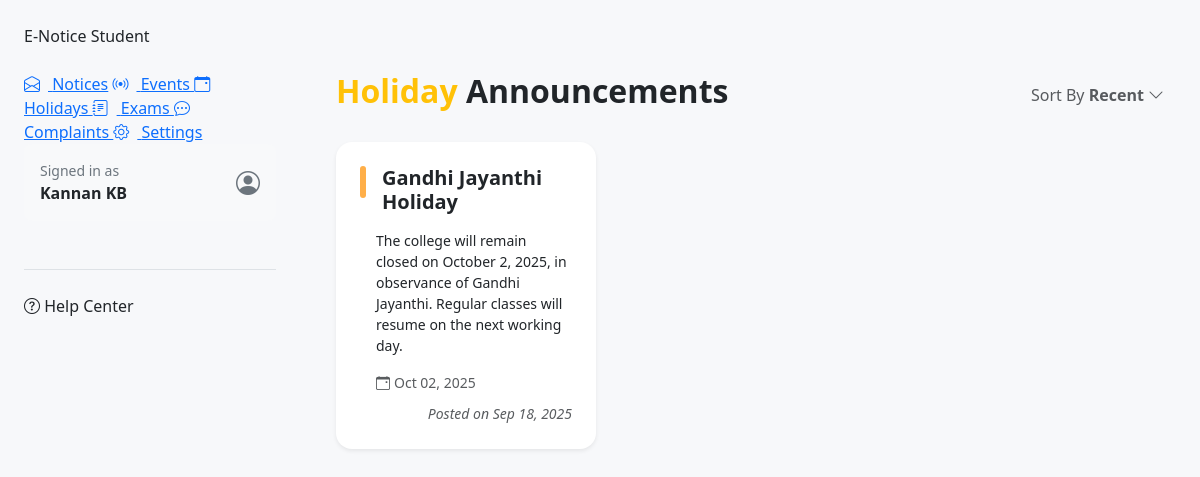
The page /user/holiday.php (signed in) on the database its author committed.
### tables this page shows
CREATE TABLE IF NOT EXISTS `holidays` (
  `id` int NOT NULL AUTO_INCREMENT,
  `title` varchar(255) NOT NULL,
  `description` text NOT NULL,
  `holiday_date` date DEFAULT NULL,
  `start_date` date DEFAULT NULL,
  `end_date` date DEFAULT NULL,
  `department` varchar(100) NOT NULL,
  `target` enum('students','teachers','all') NOT NULL DEFAULT 'all',
  `status` enum('active','inactive') NOT NULL DEFAULT 'active',
  `posted_at` timestamp NULL DEFAULT CURRENT_TIMESTAMP,
  PRIMARY KEY (`id`)
);

### user/holiday.php (the view, shortened to what this page needs)
<?php
include '../db/connection.php';
$user_id   = $_SESSION['user_id'];
$userRole  = $_SESSION['role'];
$userDept = null;
if ($userRole === 'student') {
    $result = mysqli_query($conn, "SELECT department FROM students WHERE user_id = $user_id LIMIT 1");
    if ($result && mysqli_num_rows($result) > 0) {
        $userDept = mysqli_fetch_assoc($result)['department'];
    }
} elseif ($userRole === 'teacher') {
    $result = mysqli_query($conn, "SELECT department FROM teachers WHERE user_id = $user_id LIMIT 1");
    if ($result && mysqli_num_rows($result) > 0) {
        $userDept = mysqli_fetch_assoc($result)['department'];
    }
}
$today = date('Y-m-d');
mysqli_query($conn, "
    UPDATE holidays
    SET status = 'inactive'
    WHERE status = 'active'
      AND (
          (end_date IS NOT NULL AND end_date < '$today')
          OR (holiday_date IS NOT NULL AND holiday_date < '$today')
      )
");
$holidaysSql = "
    SELECT * FROM holidays
    WHERE (department = '$userDept' OR department = 'All' OR department IS NULL)
      AND status = 'active'
    ORDER BY posted_at DESC
";
$holidaysResult = mysqli_query($conn, $holidaysSql);
?>
<!DOCTYPE html>
<html lang="en">
<head>
    <link href="https://cdn.jsdelivr.net/npm/bootstrap@5.3.2/dist/css/bootstrap.min.css" rel="stylesheet" />
    <link href="https://cdn.jsdelivr.net/npm/bootstrap-icons@1.10.5/font/bootstrap-icons.css" rel="stylesheet" />
    <link rel="stylesheet" href="./assets/css/style.css">
</head>
<body>
    <div class="container-fluid">
        <div class="row">
            <?php
            require './common/sidebar.php';
            ?>
            <div class="col-lg-9 py-5 px-4">
                <div class="container py-4">
                    <div class="d-flex justify-content-between align-items-center mb-4">
                        <h2 class="fw-bold"><span class="text-warning">Holiday</span> Announcements</h2>
                        <div class="text-muted" style="font-size: 1rem;">
                            Sort By <b>Recent <i class="bi bi-chevron-down"></i></b>
                        </div>
                    </div>
                    <div class="row g-4">
                        <?php
                        if ($holidaysResult && mysqli_num_rows($holidaysResult) > 0) {
                            while ($holiday = mysqli_fetch_assoc($holidaysResult)) {
                        ?>
                                <div class="col-sm-6 col-lg-4">
                                    <div class="project-card shadow-sm rounded-4 bg-white p-4 h-100 d-flex flex-column">
                                        <div class="d-flex align-items-start mb-3">
                                            <span class="project-accent me-3" style="background:#ffaf49"></span>
                                            <h5 class="fw-semibold mb-0 flex-grow-1">
                                                <?= htmlspecialchars($holiday['title']) ?>
                                            </h5>
                                        </div>
                                        <p class="text-dark small flex-grow-1 ps-3 mb-3">
                                            <?= nl2br(htmlspecialchars($holiday['description'])) ?>
                                        </p>
                                        <div class="d-flex align-items-center ps-3 text-muted small mb-2">
                                            <i class="bi bi-calendar-event me-1"></i>
                                            <?php if (!empty($holiday['start_date']) && !empty($holiday['end_date'])): ?>
                                                <?= date('M d, Y', strtotime($holiday['start_date'])) ?> - <?= date('M d, Y', strtotime($holiday['end_date'])) ?>
                                            <?php elseif (!empty($holiday['holiday_date'])): ?>
                                                <?= date('M d, Y', strtotime($holiday['holiday_date'])) ?>
                                            <?php endif; ?>
                                        </div>
                                        <div class="text-end mt-auto">
                                            <small class="fst-italic text-muted">
                                                Posted on <?= date('M d, Y', strtotime($holiday['posted_at'])) ?>
                                            </small>
                                        </div>
                                    </div>
                                </div>
                        <?php
                            }
                        } else {
                            echo '<p>No active holiday notices available for your department.</p>';
                        }
                        ?>
                    </div>
                </div>
            </div>
        </div>
    </div>
</body>
</html>

### user/assets/css/style.css (style rules this page uses)
body { background: #f7f8fa; }
.project-card { min-height: 190px; border: none; position: relative; box-shadow: 0 1px 8px rgba(64, 64, 64, 0.04); transition: box-shadow 0.2s, transform 0.18s; cursor: pointer; }
.project-accent { width: 6px; height: 32px; border-radius: 8px; display: inline-block; flex-shrink: 0; }
.bg-white { background: #fff; }

### rows shown on the page
holidays: title "Gandhi Jayanthi Holiday", description "The college will remain closed on October 2, 2025, in observance of Gandhi Jayanthi. Regular classes will resume on the next working day.", holiday_date "Oct 02, 2025", posted_at "Sep 18, 2025"

### other values the page prints
$_SESSION['role'] "Student"
$_SESSION['user_name'] "Kannan KB"
